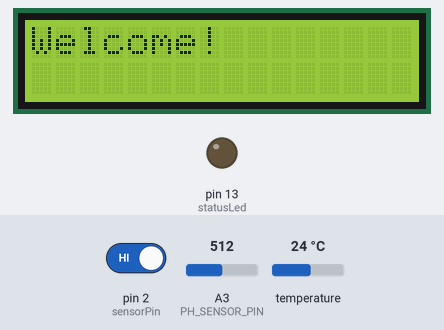
Recording of a sketch running on a simulated Arduino Uno, built with avr-gcc and run on an emulated ATmega328P. Shown: 16×2 character LCD, output pins drawn as LEDs (lit = HIGH). The inputs (shaded band) are chosen by the test bench; at power-on: pin 2 (sensorPin) HIGH, A3 (PH_SENSOR_PIN) = 512, temperature 24 °C. The modem accepts every AT command (registered, SIM ready, sends succeed) and sends nothing else; pins used as bus, display or sensor lines are not drawn; what the sketch prints to the serial monitor is not drawn.

Above: at 1.5 s.
At 11.2 s:
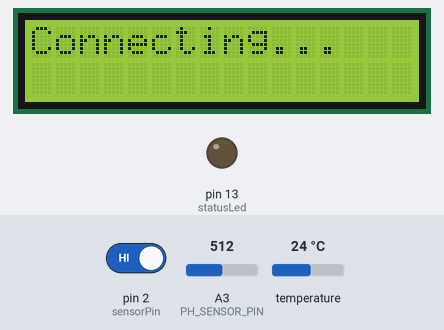
At 18.2 s:
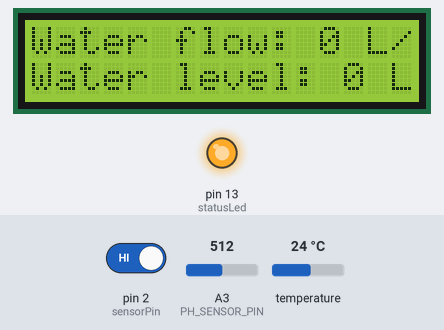
At 22.4 s:
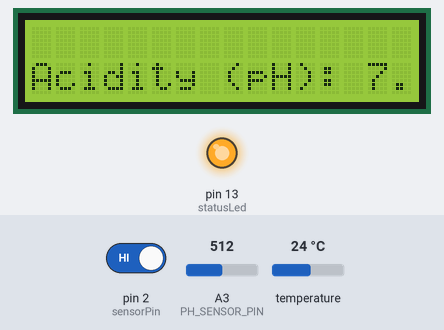
At 24.0 s:
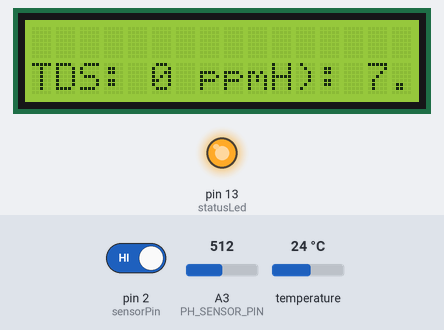
At 28.0 s:
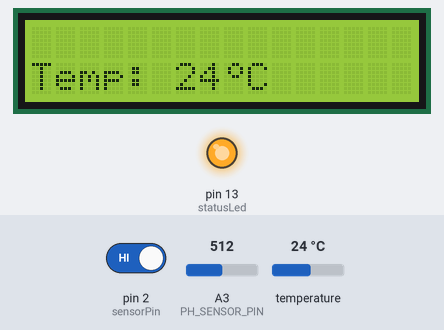

Measured:
- what the display in image 0 shows lasts 2.2 s, from 1.5 s to 3.7 s
- what the display in image 2 shows lasts 4.0 s, from 18.2 s to 22.2 s
- what the display in image 3 shows lasts 1.6 s, from 22.3 s to 23.9 s

The sketch:

fina_na_kaayo.ino
```cpp
#include <Wire.h>
#include <LiquidCrystal_I2C.h>
#include <OneWire.h>
#include <DallasTemperature.h>
#include <SoftwareSerial.h>
#include <math.h>

LiquidCrystal_I2C lcd(0x27, 16, 2);
const int SENSOR_PIN = 8;
OneWire oneWire(SENSOR_PIN);
DallasTemperature tempSensor(&oneWire);

SoftwareSerial gsmSerial(5, 6); // RX, TX

#define POWER_PIN 7
#define SIGNAL_PIN A1
#define PH_SENSOR_PIN A3
#define TdsSensorPin A2
#define VREF 5.0
#define SCOUNT 30

int watervalue = 0;
int analogBuffer[SCOUNT];
int analogBufferIndex = 0;

byte degreeSymbol[8] = {
    B00110,
    B01001,
    B01001,
    B00110,
    B00000,
    B00000,
    B00000,
    B00000
};

byte statusLed = 13;
byte sensorInterrupt = 0;
byte sensorPin = 2;

float calibrationFactor = 4.5;

volatile byte pulseCount;
float flowRate;
unsigned int flowMilliLitres;
unsigned long totalMilliLitres;
unsigned long oldTime;

float averageVoltage = 0;
float tdsValue = 0;
float temperature = 16;

unsigned long lastSMSTime = 0;

void pulseCounter();

void printWithDelay(String message, int delayTime)
{
    lcd.clear();
    lcd.setCursor(0, 0);

    for (int i = 0; i < message.length(); i++)
    {
        lcd.print(message[i]);
        delay(200);
    }

    delay(delayTime);
}

void sendSMS(int waterLevel, float temperature, float acidity)
{
    Serial.println("Sending SMS...");

    gsmSerial.println("AT+CMGF=1");
    delay(500);

    gsmSerial.println("AT+CMGS=\"+639970967002\"");
    delay(500);

    gsmSerial.print("Alert: Critical Water Conditions Detected!\n");
    gsmSerial.print("Click this for details!\n");
    gsmSerial.print("www.google.com!\n");
    gsmSerial.write(0x1A);
    delay(500);

    Serial.println("SMS Sent!");
}

void updateSerial()
{
    delay(500);
    while (Serial.available())
    {
        gsmSerial.write(Serial.read());
    }
    while (gsmSerial.available())
    {
        Serial.write(gsmSerial.read());
    }
}

int getMedianNum(int bArray[], int iFilterLen)
{
    int bTab[iFilterLen];
    for (int i = 0; i < iFilterLen; i++)
        bTab[i] = bArray[i];
    int i, j, bTemp;
    for (j = 0; j < iFilterLen - 1; j++)
    {
        for (i = 0; i < iFilterLen - j - 1; i++)
        {
            if (bTab[i] > bTab[i + 1])
            {
                bTemp = bTab[i];
                bTab[i] = bTab[i + 1];
                bTab[i + 1] = bTemp;
            }
        }
    }
    if ((iFilterLen & 1) > 0)
    {
        bTemp = bTab[(iFilterLen - 1) / 2];
    }
    else
    {
        bTemp = (bTab[iFilterLen / 2] + bTab[iFilterLen / 2 - 1]) / 2;
    }
    return bTemp;
}

void setup()
{
    Serial.begin(9600);
    gsmSerial.begin(9600);

    lcd.begin(16, 2);
    lcd.backlight();

    lcd.createChar(1, degreeSymbol);

    printWithDelay("Welcome!", 2000);
    printWithDelay("Initializing...", 2000);
    printWithDelay("Connecting...", 2000);

    lcd.clear();
    lcd.print("Module ready!");
    delay(2000);
    lcd.clear();
    lcd.print("Network ready!");
    delay(2000);
    lcd.clear();

    pinMode(statusLed, OUTPUT);
    digitalWrite(statusLed, HIGH);

    pinMode(sensorPin, INPUT);
    digitalWrite(sensorPin, HIGH);

    pinMode(POWER_PIN, OUTPUT);
    digitalWrite(POWER_PIN, LOW);

    pinMode(TdsSensorPin, INPUT);

    pulseCount = 0;
    flowRate = 0.0;
    flowMilliLitres = 0;
    totalMilliLitres = 0;
    oldTime = 0;

    attachInterrupt(sensorInterrupt, pulseCounter, FALLING);

    tempSensor.begin();
}

void loop()
{
    tempSensor.requestTemperatures();
    int tempCelsius = static_cast<int>(tempSensor.getTempCByIndex(0));

    lcd.setCursor(0, 0);
    lcd.print("Water flow: ");
    lcd.print(int(flowRate));
    lcd.print(" L/min");

    lcd.setCursor(0, 1);
    lcd.print("Water level: ");
    lcd.print(watervalue);
    lcd.print(" L");

    Serial.print("Water flow: ");
    Serial.print(int(flowRate));
    Serial.print(" L/min");
    Serial.print("\t");

    Serial.print("Water level: ");
    Serial.println(watervalue);

    digitalWrite(POWER_PIN, HIGH);
    delay(10);
    watervalue = analogRead(SIGNAL_PIN);
    digitalWrite(POWER_PIN, LOW);

    delay(4000);

    lcd.clear();

    float acidity = measureAcidity();

    Serial.print("Acidity (pH): ");
    Serial.println(acidity);

    lcd.setCursor(0, 2);
    lcd.print("Acidity (pH): ");
    lcd.print(acidity);

    if ((millis() - oldTime) > 2000)
    {
        detachInterrupt(sensorInterrupt);

        flowRate = ((1000.0 / (millis() - oldTime)) * pulseCount) / calibrationFactor;

        oldTime = millis();

        flowMilliLitres = (flowRate / 60) * 1000;

        pulseCount = 0;

        attachInterrupt(sensorInterrupt, pulseCounter, FALLING);

        if (int(flowRate) == 0 || acidity <= 6 || acidity > 7 || watervalue == 0 || tdsValue > 800 || tempCelsius > 40)
        {
            sendSMS(watervalue, tempCelsius, acidity);

        }
    }

    // TDS measurement
    static unsigned long analogSampleTimepoint = millis();
    if (millis() - analogSampleTimepoint > 100U)
    {
        analogSampleTimepoint = millis();
        analogBuffer[analogBufferIndex] = analogRead(TdsSensorPin);
        analogBufferIndex++;
        if (analogBufferIndex == SCOUNT)
        {
            analogBufferIndex = 0;
        }
    }

    static unsigned long printTimepoint = millis();
    if (millis() - printTimepoint > 2000U)
    {
        printTimepoint = millis();

        averageVoltage = getMedianNum(analogBuffer, SCOUNT) * (float)VREF / 1024.0;
        float compensationCoefficient = 1.0 + 0.02 * (temperature - 25.0);
        float compensationVoltage = averageVoltage / compensationCoefficient;
        tdsValue = (133.42 * compensationVoltage * compensationVoltage * compensationVoltage - 255.86 * compensationVoltage * compensationVoltage + 857.39 * compensationVoltage) * 0.5;

        Serial.print("TDS Value:");
        Serial.print(tdsValue, 0);
        Serial.println(" ppm");
    }

    lcd.setCursor(0, 3);
    lcd.print("TDS: ");
    lcd.print(int(tdsValue));
    lcd.print(" ppm");

    delay(4000);

    lcd.clear();

    lcd.setCursor(0, 4);
    lcd.print("Temp: ");
    lcd.print(tempCelsius);
    lcd.write(1);
    lcd.print("C");

    Serial.print("Temperature: ");
    Serial.print(tempCelsius);
    Serial.println("C");
    delay(4000);
    sendHTTPSRequest(watervalue, tempCelsius, acidity, tdsValue, flowRate);
    delay(50000);
}

float measureAcidity()
{
    int phTot = 0;
    for (int x = 0; x < 10; x++)
    {
        phTot += analogRead(PH_SENSOR_PIN);
        delay(10);
    }
    float phAvg = phTot / 10.0;
    float phVoltage = phAvg * (5.0 / 1023.0);
    float pHValue = phVoltage * -5.70 + 21.34;
    return pHValue;
}

void pulseCounter()
{
    pulseCount++;
}

void sendHTTPSRequest(int waterLevel, float temperature, float acidity, float tdsValue, float flowRate)
{
    int waterLevelInt = int(waterLevel);
    int temperatureInt = int(temperature);
    int acidityInt = int(acidity);
    int tdsValueInt = int(tdsValue);
    int flowRateInt = int(flowRate);

    Serial.println("Sending HTTPS request...");

    gsmSerial.println("AT+SAPBR=3,1,\"APN\",\"internet.globe.com.ph\"");
    delay(1000);

    gsmSerial.println("AT+SAPBR=1,1");
    delay(2000);

    gsmSerial.println("AT+HTTPINIT");
    delay(2000);

    gsmSerial.println("AT+HTTPPARA=\"CID\",1");
    delay(3000);

    String url = "AT+HTTPPARA=\"URL\",\"webhook.site/c04a565e-629d-403a-a16a-28fc6e9b7f38?waterflow=";
    url += flowRateInt;
    url += "&waterlevel=";
    url += waterLevelInt;
    url += "&acidity=";
    url += acidityInt;
    url += "&tds=";
    url += tdsValueInt;
    url += "&temperature=";
    url += temperatureInt;
    url += "&data=&sms=\"";

    gsmSerial.println(url);
    delay(1000);

    gsmSerial.println("AT+HTTPACTION=0");
    delay(2000);

    Serial.println("HTTPS request sent!");
}
```
